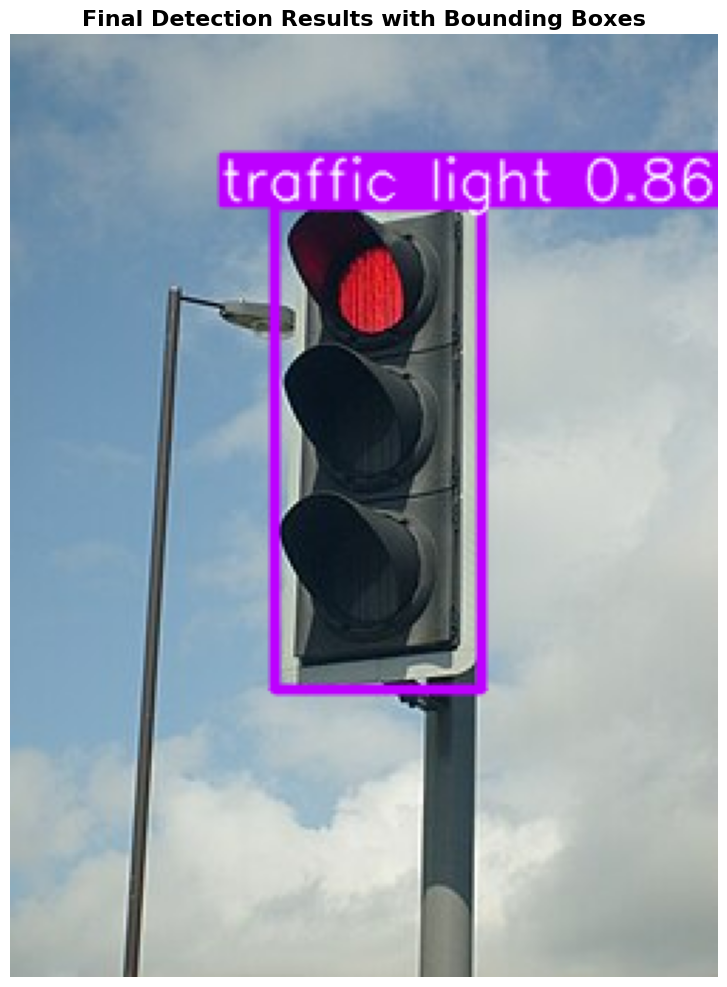
#> input picture assets/image-1.png, 727 x 987 px
$ python -i detection.py   (imports and definitions only)
#> lines starting #> are read from the running program, lines starting #| are printed output that depends on the picture; after the words box and inside, x2 and y2 are one past the last pixel; in counts of white or black regions, pixels touching at a corner belong together
"""
Color detection utilities for traffic light classification.
"""

import cv2
import numpy as np
from typing import Tuple, List
import logging

from config.config import COLOR_RANGES, MIN_PIXEL_THRESHOLD

logger = logging.getLogger(__name__)


# [52 lines left out: function detect_traffic_light_color, not called in this run]


def _count_red_pixels(hsv_image: np.ndarray) -> int:
    """
    Count red pixels in HSV image.
    Red color wraps around in HSV (0-10 and 170-180 degrees).

    Args:
        hsv_image (np.ndarray): Image in HSV color space

    Returns:
        int: Number of red pixels detected
    """
    red_config = COLOR_RANGES["red"]

    # Create masks for both red ranges
    red_mask1 = cv2.inRange(hsv_image, red_config["lower1"], red_config["upper1"])
    red_mask2 = cv2.inRange(hsv_image, red_config["lower2"], red_config["upper2"])

    # Combine both red masks
    red_mask = red_mask1 | red_mask2

    return cv2.countNonZero(red_mask)


# [75 lines left out: functions _count_green_pixels, _count_yellow_pixels, _determine_dominant_color, validate_color_ranges, not called in this run]

>>> import cv2
>>> picture = cv2.cvtColor(cv2.imread('../../assets/image-1.png'), cv2.COLOR_BGR2RGB)
>>> result = _count_red_pixels(picture)
#> in _count_red_pixels, `red_mask1 = cv2.inRange(hsv_image, red_config["lower1"], red_config["u..`: red_mask1: shape (987, 727); every value is 0
#> in _count_red_pixels, `red_mask2 = cv2.inRange(hsv_image, red_config["lower2"], red_config["u..`:
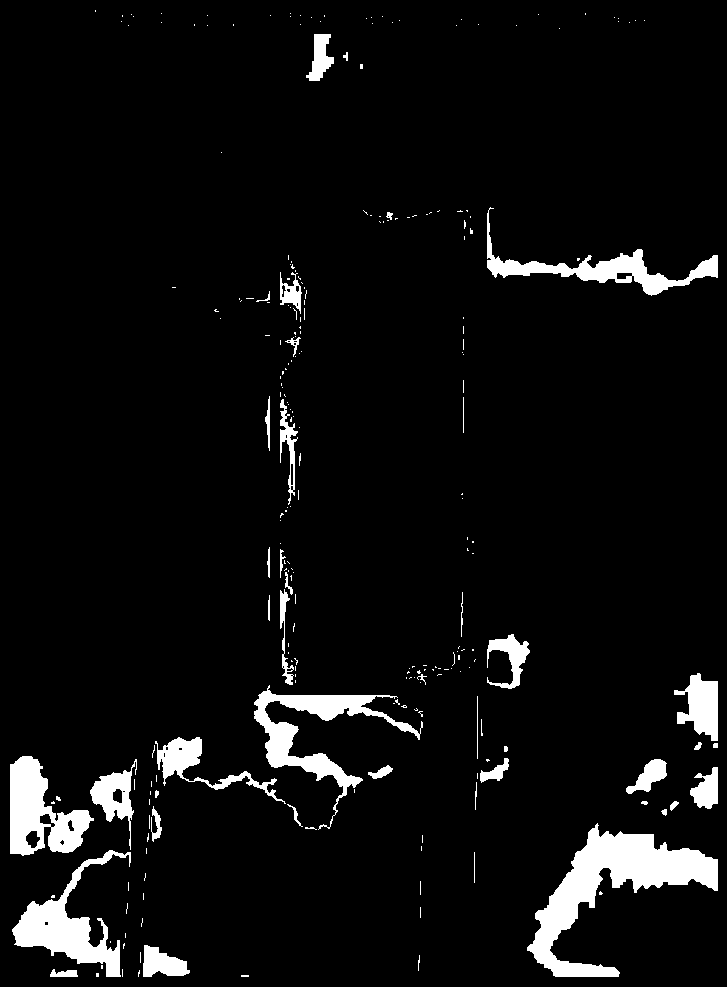
#> red_mask2: shape (987, 727); 5.7% white; 254 white regions (210 under 20 px), largest, box (x1, y1, x2, y2) and area: (527, 823, 718, 977) 9517, (254, 685, 423, 830) 4759, (12, 850, 131, 977) 4606
#> result = 40681

$ run again, on assets/image-2.png
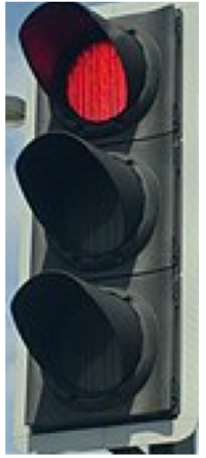
#> input picture assets/image-2.png, 206 x 458 px
#> red_mask1: shape (458, 206); every value is 0
#> in _count_red_pixels, `red_mask2 = cv2.inRange(hsv_image, red_config["lower2"], red_config["u..`:
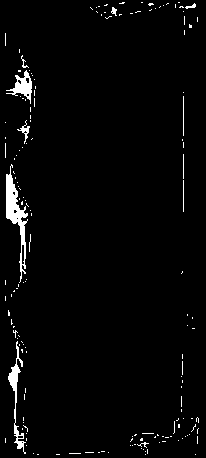
#> red_mask2: shape (458, 206); 2.6% white; 165 white regions (154 under 20 px), largest, box (x1, y1, x2, y2) and area: (6, 164, 28, 283) 818, (8, 341, 26, 454) 445, (6, 70, 32, 104) 340
#> result = 2470

$ run again, on assets/image-3.png
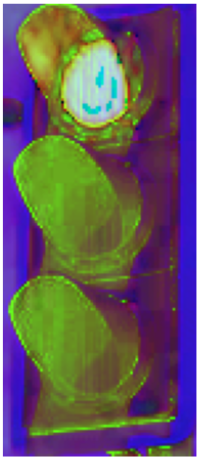
#> input picture assets/image-3.png, 202 x 461 px
#> in _count_red_pixels, `red_mask1 = cv2.inRange(hsv_image, red_config["lower1"], red_config["u..`:
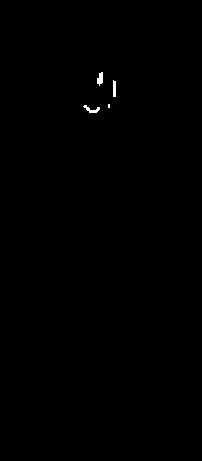
#> red_mask1: shape (461, 202); 0.19% white; 4 white regions (1 under 20 px), largest, box (x1, y1, x2, y2) and area: (97, 72, 103, 86) 59, (83, 105, 100, 113) 59, (113, 80, 116, 97) 49
#> red_mask2: shape (461, 202); 3.4% white; 5 white regions (1 under 20 px), largest, box (x1, y1, x2, y2) and area: (64, 45, 125, 124) 2969, (31, 456, 196, 457) 165, (196, 4, 197, 36) 32, (3, 456, 24, 457) 21
#> in _count_red_pixels, `red_mask = red_mask1 | red_mask2`:
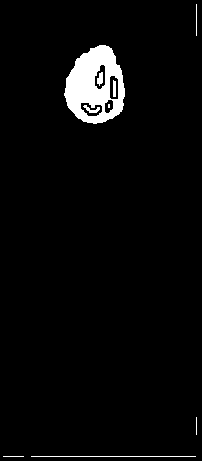
#> red_mask: shape (461, 202); 3.6% white; 9 white regions (2 under 20 px), largest, box (x1, y1, x2, y2) and area: (64, 45, 125, 124) 2969, (31, 456, 196, 457) 165, (97, 72, 103, 86) 59
#> result = 3380
